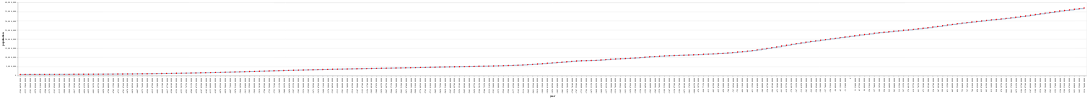

The notebook cell this image was saved under:
### Code cell
canada_line_exp = canada_line_styled.mark_line(
    interpolate='step-after',
    point=alt.OverlayMarkDef(color='red')).encode(
    alt.X('year:O')
)

#show plot
canada_line_exp

### Figure 1 — Vega-Lite specification as saved in the notebook (floating-point values rounded to 4 significant figures; data arrays with more than 128 entries replaced by an {"elided": "..."} marker saying what was removed)
{"config": {"view": {"continuousWidth": 300, "continuousHeight": 300}}, "data": {"name": "data-a903fd6079fef87407a096f36080c4a5"}, "mark": {"type": "line", "interpolate": "step-after", "point": {"color": "red"}}, "encoding": {"tooltip": [{"field": "year", "type": "temporal"}, {"field": "population", "type": "quantitative"}], "x": {"field": "year", "type": "ordinal"}, "y": {"field": "population", "type": "quantitative"}}, "$schema": "https://vega.github.io/schema/vega-lite/v5.20.1.json", "datasets": {"data-a903fd6079fef87407a096f36080c4a5": {"elided": "219 records"}}}
